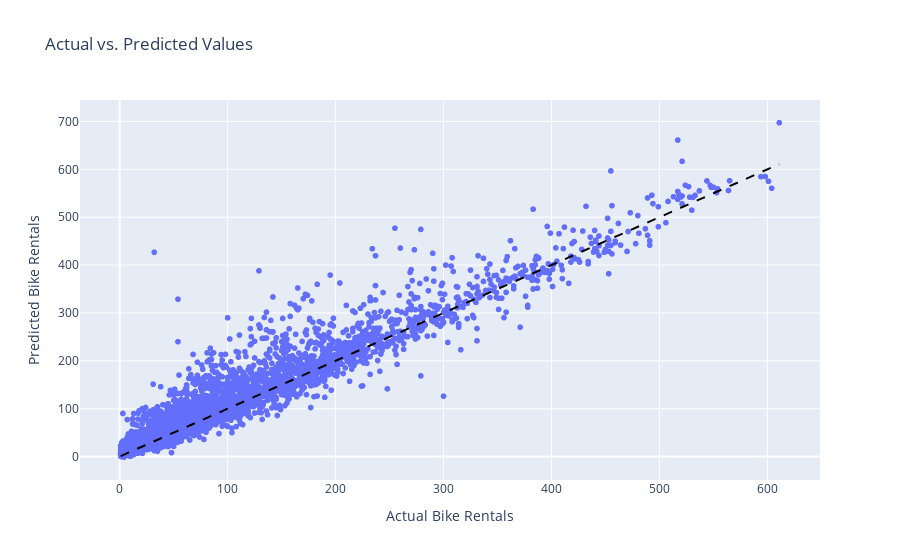

Notebook code cell kept with this figure:
### Code cell
import plotly.express as px

fig = px.scatter(x=y_test, y=predictions, labels={'x': 'Actual Bike Rentals', 'y': 'Predicted Bike Rentals'},
                 title='Actual vs. Predicted Values')
fig.add_shape(type='line',
              x0=y_test.min(), y0=y_test.min(), x1=y_test.max(), y1=y_test.max(),
              line=dict(color='Black', dash='dash'))
fig.update_layout(shapes=[dict(
    type='line', line=dict(dash='dash'),
    x0=y_test.min(), x1=y_test.max(),
    y0=y_test.min(), y1=y_test.max()
)])
fig.show()

### Figure 1 — Plotly figure (JSON) as saved in the notebook; plotly's stock layout.template omitted (floating-point values rounded to 4 significant figures; data arrays with more than 128 entries replaced by an {"elided": "..."} marker saying what was removed)
{"data": [{"hovertemplate": "Actual Bike Rentals=%{x}<br>Predicted Bike Rentals=%{y}<extra></extra>", "legendgroup": "", "marker": {"color": "#636efa", "symbol": "circle"}, "mode": "markers", "name": "", "showlegend": false, "type": "scattergl", "x": {"elided": "3466 int values"}, "xaxis": "x", "y": {"elided": "3466 float values"}, "yaxis": "y"}], "layout": {"legend": {"tracegroupgap": 0}, "shapes": [{"line": {"color": "Black", "dash": "dash"}, "type": "line", "x0": 1, "x1": 611, "y0": 1, "y1": 611}], "title": {"text": "Actual vs. Predicted Values"}, "xaxis": {"anchor": "y", "domain": [0, 1], "title": {"text": "Actual Bike Rentals"}}, "yaxis": {"anchor": "x", "domain": [0, 1], "title": {"text": "Predicted Bike Rentals"}}}}
